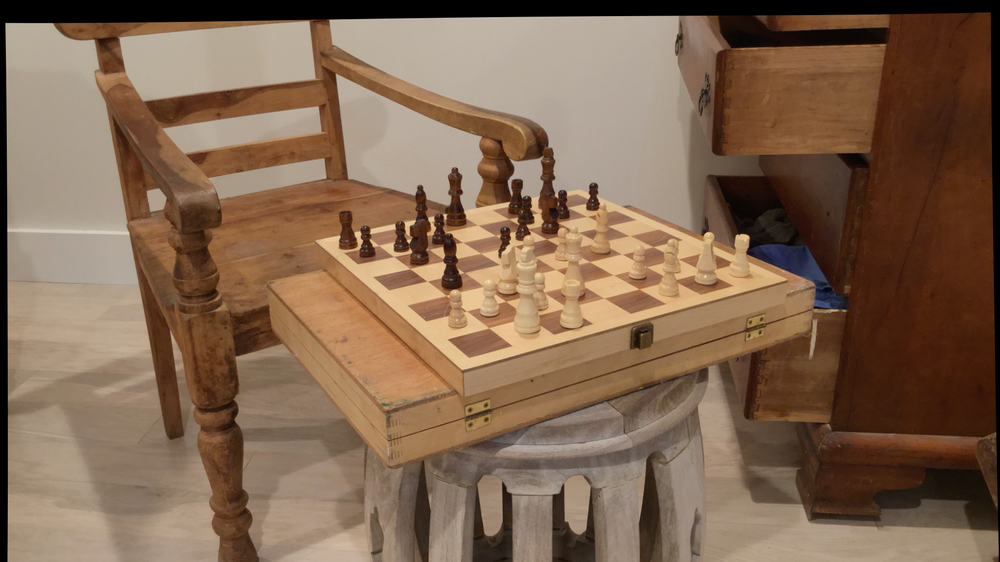
#> input picture fundamental_matrix/middlebury-dataset/00/l.png, 1000 x 562 px, shrunk from 1920 x 1080 before the run
$ jupyter execute fundamental_matrix.ipynb
#> lines starting #> are read from the running program, lines starting #| are printed output that depends on the picture
## Import

[cell 1]
import cv2
import numpy as np

## Initialization

[cell 2]
middlebury = [
    ('./middlebury-dataset/00/l.png', './middlebury-dataset/00/r.png'),
    ('./middlebury-dataset/01/l.png', './middlebury-dataset/01/r.png'),
    ('./middlebury-dataset/02/l.png', './middlebury-dataset/02/r.png'),
    ('./middlebury-dataset/03/l.png', './middlebury-dataset/03/r.png'),
    ('./middlebury-dataset/04/l.png', './middlebury-dataset/04/r.png'),
    ('./middlebury-dataset/05/l.png', './middlebury-dataset/05/r.png'),
    ('./middlebury-dataset/06/l.png', './middlebury-dataset/06/r.png'),
    ('./middlebury-dataset/07/l.png', './middlebury-dataset/07/r.png'),
    ('./middlebury-dataset/08/l.png', './middlebury-dataset/08/r.png'),
    ('./middlebury-dataset/09/l.png', './middlebury-dataset/09/r.png')
    ]

[cell 3]
real_world = [
    ('real-world-dataset/01/l.jpg', 'real-world-dataset/01/r.jpg'),
    ('real-world-dataset/04/l.jpg', 'real-world-dataset/04/r.jpg'),
    ('real-world-dataset/06/l.jpg', 'real-world-dataset/06/r.jpg'),
    ('real-world-dataset/07/l.jpg', 'real-world-dataset/07/r.jpg')
]

## Code

[cell 4]
def load_image_pairs(image_pairs):
    loaded_pairs = []

    for left_path, right_path in image_pairs:
        left_image = cv2.imread(left_path, cv2.IMREAD_GRAYSCALE)
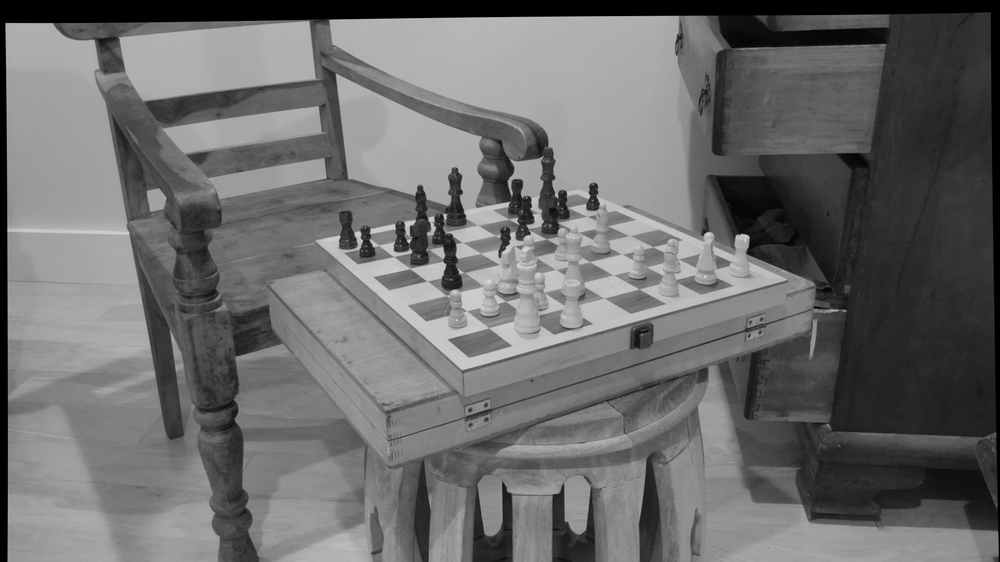
#> left_image: shape (562, 1000); min 0, max 231, mean 108.1
        right_image = cv2.imread(right_path, cv2.IMREAD_GRAYSCALE)
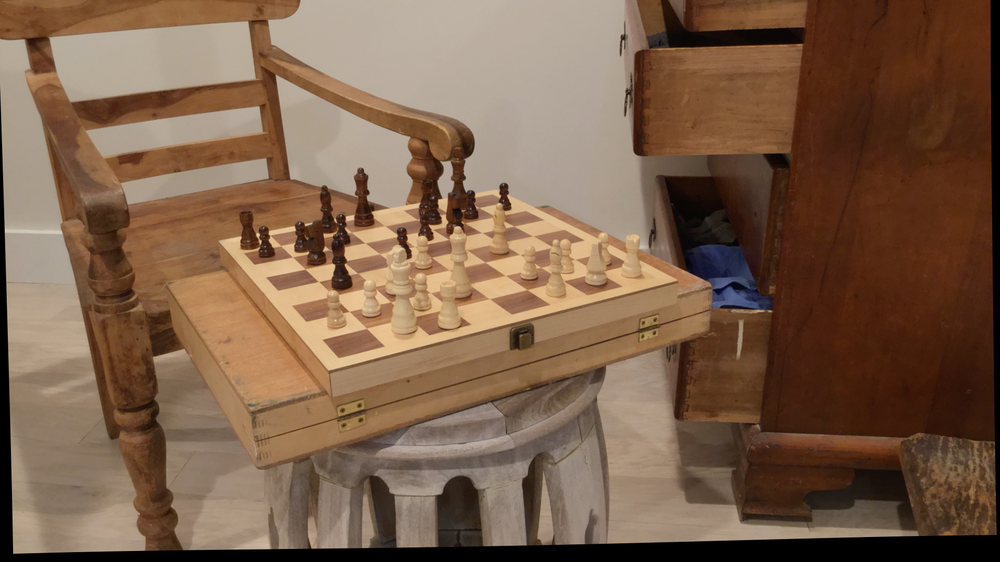
#> input picture fundamental_matrix/middlebury-dataset/00/r.png, 1000 x 562 px, shrunk from 1920 x 1080 before the run
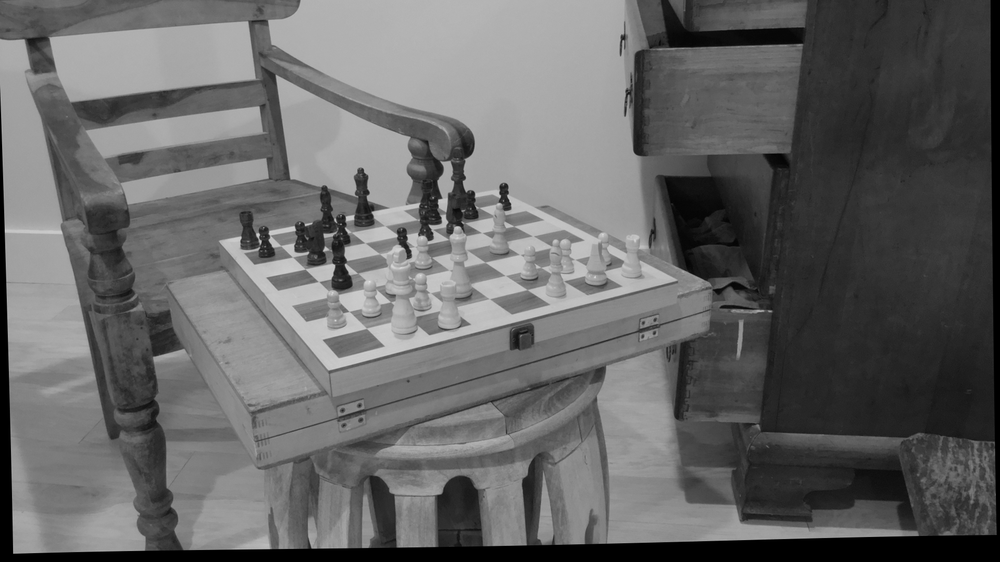
#> right_image: shape (562, 1000); min 0, max 225, mean 101.8

        if left_image is None or right_image is None:
            continue

        loaded_pairs.append((left_image, right_image))
#> pass 2 of the loop in load_image_pairs, `for left_path, right_path in image_pairs:`:
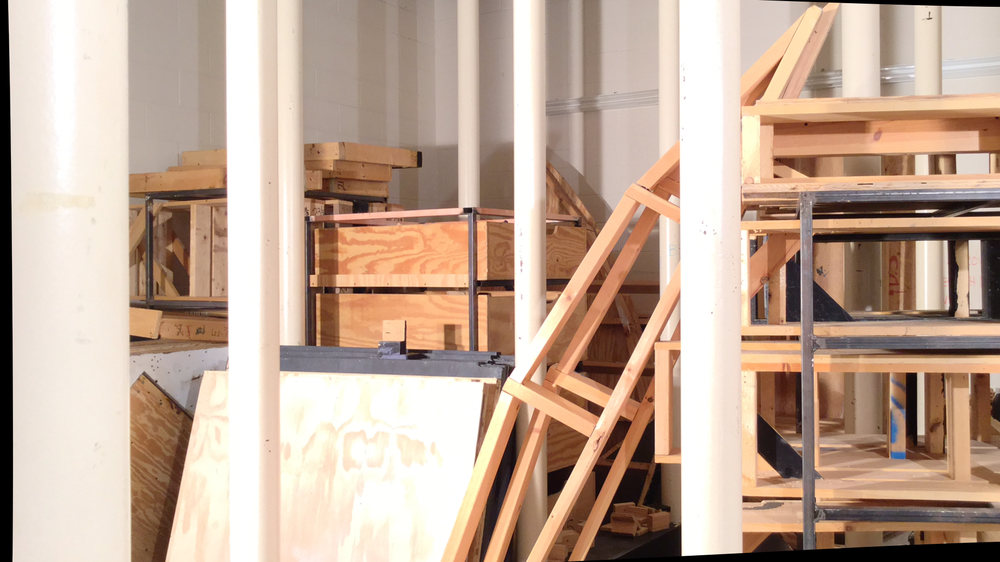
#> input picture fundamental_matrix/middlebury-dataset/01/l.png, 1000 x 562 px, shrunk from 1920 x 1080 before the run
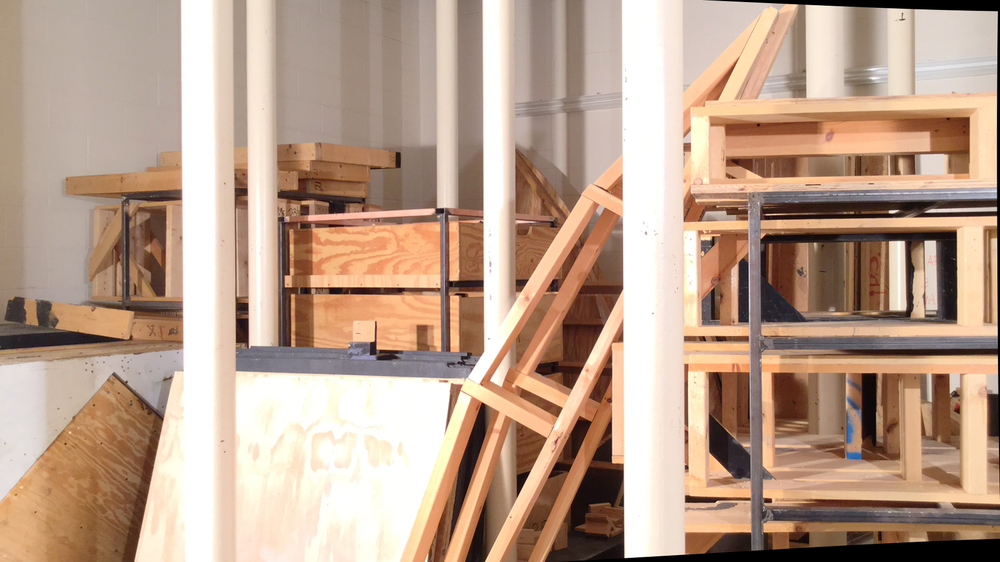
#> input picture fundamental_matrix/middlebury-dataset/01/r.png, 1000 x 562 px, shrunk from 1920 x 1080 before the run
#> in load_image_pairs, `right_image = cv2.imread(right_path, cv2.IMREAD_GRAYSCALE)`:
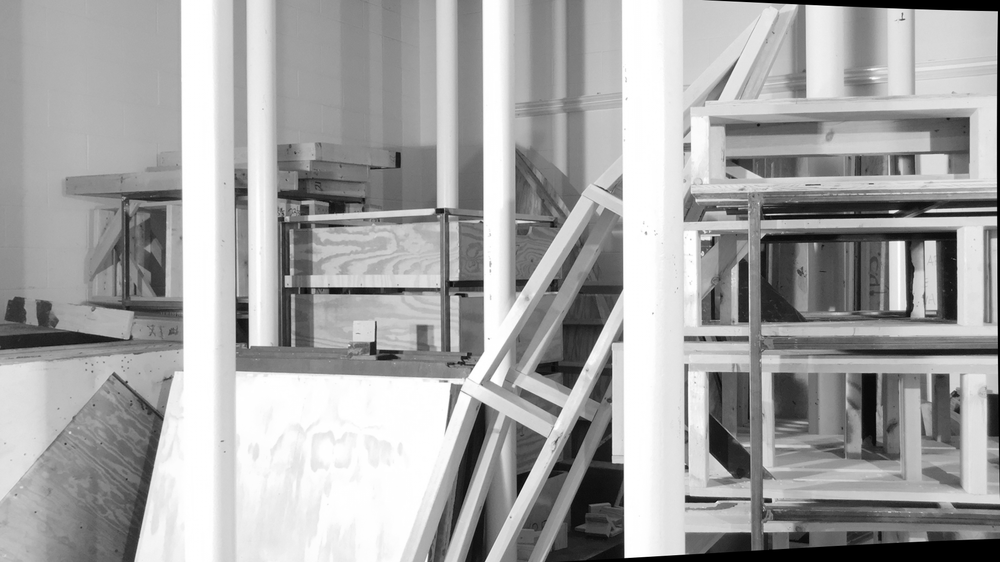
#> right_image: shape (562, 1000); min 0, max 255, mean 165

    return loaded_pairs

[cell 5]
# ORB + BFMatcher -> SIFT + RANSAC
def find_keypoints_and_matches(left_image, right_image):
    # Using SIFT detector to find keypoints and descriptors.
    sift = cv2.SIFT_create()
    kp1, des1 = sift.detectAndCompute(left_image, None)
    kp2, des2 = sift.detectAndCompute(right_image, None)

    # Using FLANN-based matching.
    FLANN_INDEX_KDTREE = 1
    index_params = dict(algorithm=FLANN_INDEX_KDTREE, trees=5)
    search_params = dict(checks=50)
    flann = cv2.FlannBasedMatcher(index_params, search_params)
    matches = flann.knnMatch(des1, des2, k=2)

    # Filtering the matches.
    good_matches = []
    for m, n in matches:
        if m.distance < 0.7 * n.distance:
            good_matches.append(m)

    return kp1, kp2, good_matches

[cell 6]
def compute_fundamental_matrix(kp1, kp2, matches):
    if len(matches) < 8:
        return None, None

    pts1 = np.float32([kp1[m.queryIdx].pt for m in matches])
    pts2 = np.float32([kp2[m.trainIdx].pt for m in matches])

    # Calculating the Fundamental Matrix.
    F, mask = cv2.findFundamentalMat(pts1, pts2, cv2.FM_RANSAC)

    return F, mask

## Main

[cell 7]
# Middlebury dataset
middlebury_output = 'middlebury.txt'
middlebury_pairs = load_image_pairs(middlebury)

with open(middlebury_output, "w") as file:
    for idx, (left_image, right_image) in enumerate(middlebury_pairs):
        kp1, kp2, matches = find_keypoints_and_matches(left_image, right_image)
        F, mask = compute_fundamental_matrix(kp1, kp2, matches)

        if F is not None:
            print(f"Image Index {idx}:")
            print(F)
            file.write(f"Image Index {idx}:\n")
            file.write(f"{F}\n")
        else:
            print(f"Image Index {idx}: Not enough matches to compute Fundamental Matrix")
#> pass 2 of the loop in load_image_pairs, `for left_path, right_path in image_pairs:`:

[cell 8]
# Real world dataset
real_output = 'real_world.txt'
real_pairs = load_image_pairs(real_world)

with open(real_output, "w") as file:
    for idx, (left_image, right_image) in enumerate(real_pairs):
        kp1, kp2, matches = find_keypoints_and_matches(left_image, right_image)
        F, mask = compute_fundamental_matrix(kp1, kp2, matches)

        if F is not None:
            print(f"Image Index {idx}:")
            print(F)
            file.write(f"Image Index {idx}:\n")
            file.write(f"{F}\n")
        else:
            print(f"Image Index {idx}: Not enough matches to compute Fundamental Matrix")
